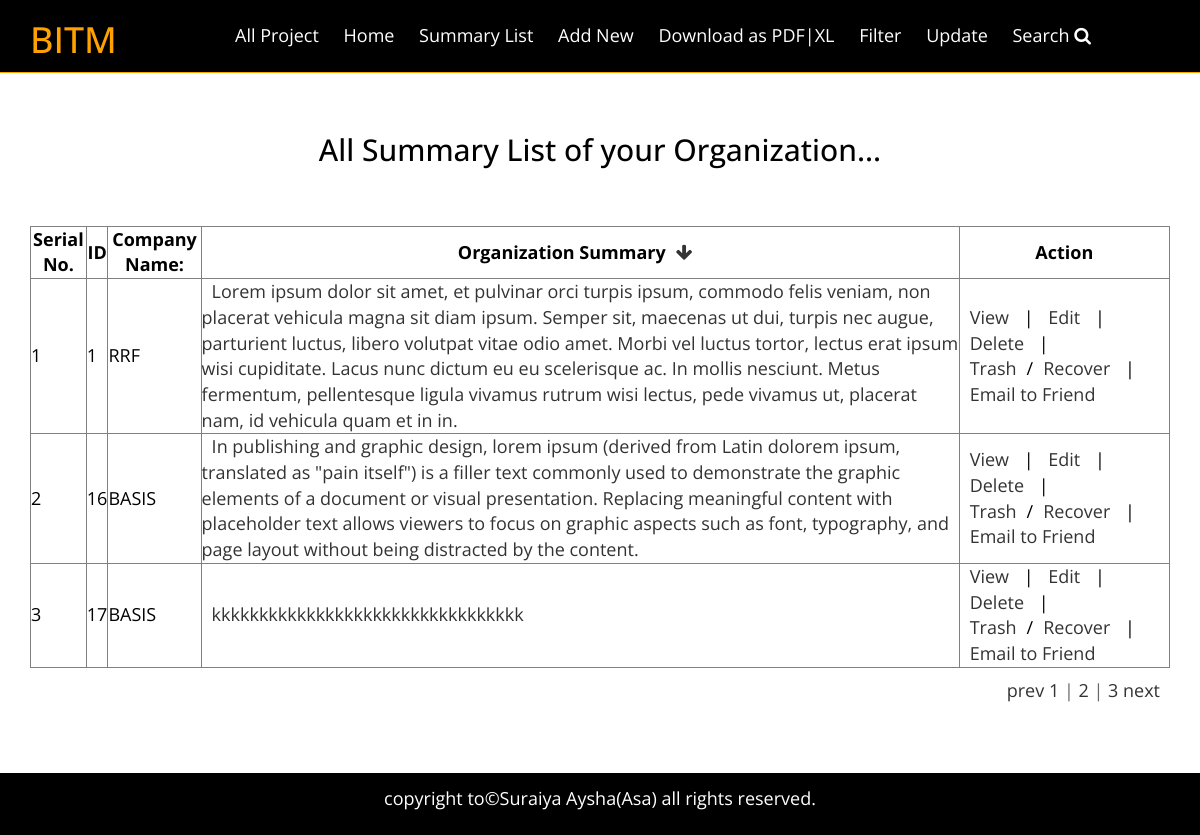
Page /views/SEIP118719/Summary_Organizations/index.php on the committed database.
### tables this page shows
CREATE TABLE IF NOT EXISTS `tbl_summary_organizations` (
  `serial_no` int(11) NOT NULL,
`id` int(11) NOT NULL,
  `company_name` varchar(255) NOT NULL,
  `summary_organizations` text NOT NULL
);

### src/Bitm/SEIP118719/Summary_Organizations/Summary_Organizations.php (called while the page is built, shortened)
<?php
class Summary_Organizations {
    public function index(){
        $summary_orga_objs = array();
        $query="SELECT * FROM `tbl_summary_organizations`";
        $result=  mysql_query($query);
        while ($row = mysql_fetch_object($result)) {
            $summary_orga_objs[]=$row;
        }
        return $summary_orga_objs;
    }
}

### views/SEIP118719/Summary_Organizations/index.php (the view, shortened to what this page needs)
<?php
$summary_orga_obj=new Summary_Organizations();
$summary_orga_objs = $summary_orga_obj->index();
?>
<!DOCTYPE html>
<html>
    <head>
         <link href="../../../resource/css/font-awesome.min.css" rel="stylesheet">
         <link rel="stylesheet" href="../../../resource/css/bootstrap.min.css">
         <link rel="stylesheet" href="../../../resource/style.css">
    </head>
    <body>
        <header class="book_header_area">
            <div class="container">
                <div class="row">
                    <div class="col-md-2">
                        <div class="logo">
                            <a href="#"><h1>BITM</h1></a>
                        </div>
                    </div>
                    <div class="col-md-10">
                        <div class="book_menu">
                            <nav>
                                <ul>
                                    <li> <a href="../../../index.html">All Project</a></li>
                                    <li> <a href="index.php">Home</a></li>
                                    <li> <a href="index.php">Summary List</a></li>
                                    <li> <a href="create.php">Add New</a></li>
                                    <li> <a href="">Download as PDF|XL</a></li>
                                    <li> <a href="#">Filter</a></li>
                                    <li> <a href="edit.php">Update</a></li>
                                    <li> <a href="">Search <i class="fa fa-search"></i></a></li>
                                 </ul>
                            </nav>
                        </div>
                    </div>
                </div>
            </div>
        </header>
        <section class="list_area">
            <div class="container">
                <div class="row">
                <div class="col-md-12 text-center">
                    <h2>All Summary List of your Organization...</h2>
                </div>
                </div>
                <div class="row">
                    <div class="col-md-12">
                        <table border="1">
                            <thead>
                                <tr>
                                    <th>Serial No.</th>
                                    <th>ID</th>
                                    <th>Company Name:</th>
                                    <th>Organization Summary<a href="#"><i class="fa fa-arrow-down"></i></a></th>
                                    <th>Action</th>
                                </tr>
                            </thead>
                            <tbody>
                                <?php
                                $serial_no=1;
                                foreach($summary_orga_objs as $summary_orga_obj)
                                {
                                ?>
                                <tr>
                                    <td><?php echo $serial_no;?></td>
                                    <td><?php echo $summary_orga_obj->id;?></td>
                                    <td><?php echo $summary_orga_obj->company_name;?></td>
                                    <td><a href="#"><?php echo $summary_orga_obj->summary_organizations;?></a></td>
                                    <td><a href="">View</a> | <a href="edit.php">Edit</a> | <a href="">Delete</a> | <a href="">Trash</a>/<a href="">Recover</a> | <a href="">Email to Friend</a> </td>
                                </tr>
                                <?php
                                $serial_no++;
                                }
                                ?>
                            </tbody>
                        </table>
                    </div>
                    <div class="col-md-12 text-right">
                        <div class="next_prev">
                            <a href="#">prev</a>  <a href="#">1</a> | <a href="#">2</a> | <a href="#">3</a> <a href="#">next</a>
                        </div>
                    </div>
                </div>
            </div>
        </section>
        <footer class="footer_area">
            <div class="container">
                <div class="row">
                    <div class="col-md-12">
                        <div class="copy_right text-center">
                            <p><a href="#">copyright to&copy;Suraiya Aysha(Asa) all rights reserved.</a></p>
                        </div>
                    </div>
                </div>
            </div>
        </footer>
    </body>
</html>

### resource/style.css (style rules this page uses)
html, body { height: 100%; }
body { font-family: 'Open Sans', sans-serif; color: #686767; font-size: 18px; font-weight: 400; }
a,a:hover { text-decoration: none; }
a { -moz-transition:0.3s; -o-transition:0.3s; -webkit-transition:0.3s; transition:0.3s; color: #333; }
ul { list-style: none; padding: 0; margin: 0; }
.footer_area { background-color: #000000; }
.footer_area a { color: #fff; }
.copy_right { padding: 13px 0; }
.book_header_area { background-color:#000000; color:#fff; border-bottom: 1px solid #FFA200; }
.book_header_area h1 { color:#FFA200; }
.book_menu nav ul li { display: inline-block; }
.book_menu nav ul li a { color: #fff; display: block; padding: 23px 10px; }
.list_area { padding: 60px 0; }
.list_area h2 { color: #000000; padding-bottom: 60px; margin: 0px; }
.list_area table { color: #000000; height: 100%; width: 100%; }
.list_area .row .col-md-12 table th { text-align: center; }
.list_area .row .col-md-12 table a, .next_prev { padding: 10px; }

### rows in the picture
tbl_summary_organizations: id "1", company_name "RRF", summary_organizations "Lorem ipsum dolor sit amet, et pulvinar orci turpis ipsum, commodo felis veniam, non placerat vehicula magna sit diam ipsum. Semper sit, maecenas ut dui, turpis nec augue, parturient luctus, libero volutpat vitae odio amet. Morbi vel luctus tortor, lectus erat ipsum wisi cupiditate. Lacus nunc dictum eu eu scelerisque ac. In mollis nesciunt. Metus fermentum, pellentesque ligula vivamus rutrum wisi lectus, pede vivamus ut, placerat nam, id vehicula quam et in in."
tbl_summary_organizations: id "16", company_name "BASIS", summary_organizations "In publishing and graphic design, lorem ipsum (derived from Latin dolorem ipsum, translated as \"pain itself\") is a filler text commonly used to demonstrate the graphic elements of a document or visual presentation. Replacing meaningful content with placeholder text allows viewers to focus on graphic aspects such as font, typography, and page layout without being distracted by the content."
tbl_summary_organizations: id "17", company_name "BASIS", summary_organizations "kkkkkkkkkkkkkkkkkkkkkkkkkkkkkkkkk"
